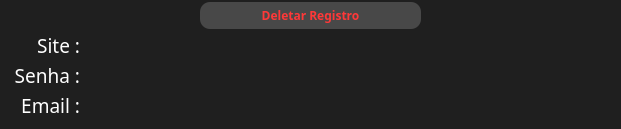
         <widget class="QFrame" name="registro_14">
          <property name="minimumSize">
           <size>
            <width>621</width>
            <height>121</height>
           </size>
          </property>
          <property name="maximumSize">
           <size>
            <width>100000</width>
            <height>10000</height>
           </size>
          </property>
          <property name="styleSheet">
           <string notr="true">	background-color: rgb(31, 31, 31);
</string>
          </property>
          <property name="frameShape">
           <enum>QFrame::NoFrame</enum>
          </property>
          <property name="frameShadow">
           <enum>QFrame::Raised</enum>
          </property>
          <widget class="QLabel" name="title_site_14">
           <property name="geometry">
            <rect>
             <x>0</x>
             <y>30</y>
             <width>80</width>
             <height>30</height>
            </rect>
           </property>
           <property name="minimumSize">
            <size>
             <width>0</width>
             <height>30</height>
            </size>
           </property>
           <property name="maximumSize">
            <size>
             <width>10000</width>
             <height>30</height>
            </size>
           </property>
           <property name="font">
            <font>
             <family>Segoe UI Black</family>
             <pointsize>14</pointsize>
             <weight>10</weight>
             <italic>false</italic>
             <bold>false</bold>
            </font>
           </property>
           <property name="styleSheet">
            <string notr="true">font: 87 14pt &quot;Segoe UI Black&quot;;
color: rgb(255, 255, 255);</string>
           </property>
           <property name="text">
            <string>Site :</string>
           </property>
           <property name="alignment">
            <set>Qt::AlignRight|Qt::AlignTrailing|Qt::AlignVCenter</set>
           </property>
          </widget>
          <widget class="QLabel" name="title_senha_14">
           <property name="geometry">
            <rect>
             <x>0</x>
             <y>60</y>
             <width>80</width>
             <height>30</height>
            </rect>
           </property>
           <property name="minimumSize">
            <size>
             <width>0</width>
             <height>30</height>
            </size>
           </property>
           <property name="maximumSize">
            <size>
             <width>10000</width>
             <height>30</height>
            </size>
           </property>
           <property name="font">
            <font>
             <family>Segoe UI Black</family>
             <pointsize>14</pointsize>
             <weight>10</weight>
             <italic>false</italic>
             <bold>false</bold>
            </font>
           </property>
           <property name="styleSheet">
            <string notr="true">font: 87 14pt &quot;Segoe UI Black&quot;;
color: rgb(255, 255, 255);</string>
           </property>
           <property name="text">
            <string>Senha :</string>
           </property>
           <property name="alignment">
            <set>Qt::AlignRight|Qt::AlignTrailing|Qt::AlignVCenter</set>
           </property>
          </widget>
          <widget class="QLabel" name="title_email_14">
           <property name="geometry">
            <rect>
             <x>0</x>
             <y>90</y>
             <width>80</width>
             <height>30</height>
            </rect>
           </property>
           <property name="minimumSize">
            <size>
             <width>0</width>
             <height>30</height>
            </size>
           </property>
           <property name="maximumSize">
            <size>
             <width>10000</width>
             <height>30</height>
            </size>
           </property>
           <property name="font">
            <font>
             <family>Segoe UI Black</family>
             <pointsize>14</pointsize>
             <weight>10</weight>
             <italic>false</italic>
             <bold>false</bold>
            </font>
           </property>
           <property name="styleSheet">
            <string notr="true">font: 87 14pt &quot;Segoe UI Black&quot;;
color: rgb(255, 255, 255);</string>
           </property>
           <property name="text">
            <string>Email :</string>
           </property>
           <property name="alignment">
            <set>Qt::AlignRight|Qt::AlignTrailing|Qt::AlignVCenter</set>
           </property>
          </widget>
          <widget class="QLabel" name="text_site_14">
           <property name="geometry">
            <rect>
             <x>80</x>
             <y>30</y>
             <width>441</width>
             <height>30</height>
            </rect>
           </property>
           <property name="styleSheet">
            <string notr="true">font: 87 12pt &quot;Segoe UI Black&quot;;
color: rgb(240, 240, 240);</string>
           </property>
           <property name="text">
            <string/>
           </property>
           <property name="alignment">
            <set>Qt::AlignCenter</set>
           </property>
          </widget>
          <widget class="QLabel" name="text_senha_14">
           <property name="geometry">
            <rect>
             <x>80</x>
             <y>60</y>
             <width>441</width>
             <height>30</height>
            </rect>
           </property>
           <property name="styleSheet">
            <string notr="true">font: 87 12pt &quot;Segoe UI Black&quot;;
color: rgb(240, 240, 240);</string>
           </property>
           <property name="text">
            <string/>
           </property>
           <property name="alignment">
            <set>Qt::AlignCenter</set>
           </property>
          </widget>
          <widget class="QLabel" name="text_email_14">
           <property name="geometry">
            <rect>
             <x>80</x>
             <y>90</y>
             <width>441</width>
             <height>30</height>
            </rect>
           </property>
           <property name="styleSheet">
            <string notr="true">font: 87 12pt &quot;Segoe UI Black&quot;;
color: rgb(240, 240, 240);</string>
           </property>
           <property name="text">
            <string/>
           </property>
           <property name="alignment">
            <set>Qt::AlignCenter</set>
           </property>
          </widget>
          <widget class="QPushButton" name="button_copiar_site_14">
           <property name="geometry">
            <rect>
             <x>580</x>
             <y>60</y>
             <width>32</width>
             <height>32</height>
            </rect>
           </property>
           <property name="minimumSize">
            <size>
             <width>0</width>
             <height>32</height>
            </size>
           </property>
           <property name="maximumSize">
            <size>
             <width>32</width>
             <height>32</height>
            </size>
           </property>
           <property name="cursor">
            <cursorShape>PointingHandCursor</cursorShape>
           </property>
           <property name="styleSheet">
            <string notr="true">border-radius:1px</string>
           </property>
           <property name="text">
            <string/>
           </property>
          </widget>
          <widget class="QPushButton" name="button_deletar_registro_14">
           <property name="geometry">
            <rect>
             <x>200</x>
             <y>2</y>
             <width>221</width>
             <height>27</height>
            </rect>
           </property>
           <property name="font">
            <font>
             <family>Segoe UI Black</family>
             <pointsize>9</pointsize>
             <weight>75</weight>
             <bold>true</bold>
            </font>
           </property>
           <property name="cursor">
            <cursorShape>PointingHandCursor</cursorShape>
           </property>
           <property name="styleSheet">
            <string notr="true">QPushButton{
	
	color:rgb(255, 56, 56);
	border-radius:10px;
	background-color: rgb(72, 72, 72);
}

QPushButton:hover{
	color:rgb(255, 152, 152);
	background-color: rgb(255, 56, 56);
}</string>
           </property>
           <property name="text">
            <string>Deletar Registro</string>
           </property>
          </widget>
          <widget class="QLabel" name="qual_site_14">
           <property name="geometry">
            <rect>
             <x>522</x>
             <y>29</y>
             <width>32</width>
             <height>32</height>
            </rect>
           </property>
           <property name="text">
            <string/>
           </property>
          </widget>
         </widget>
